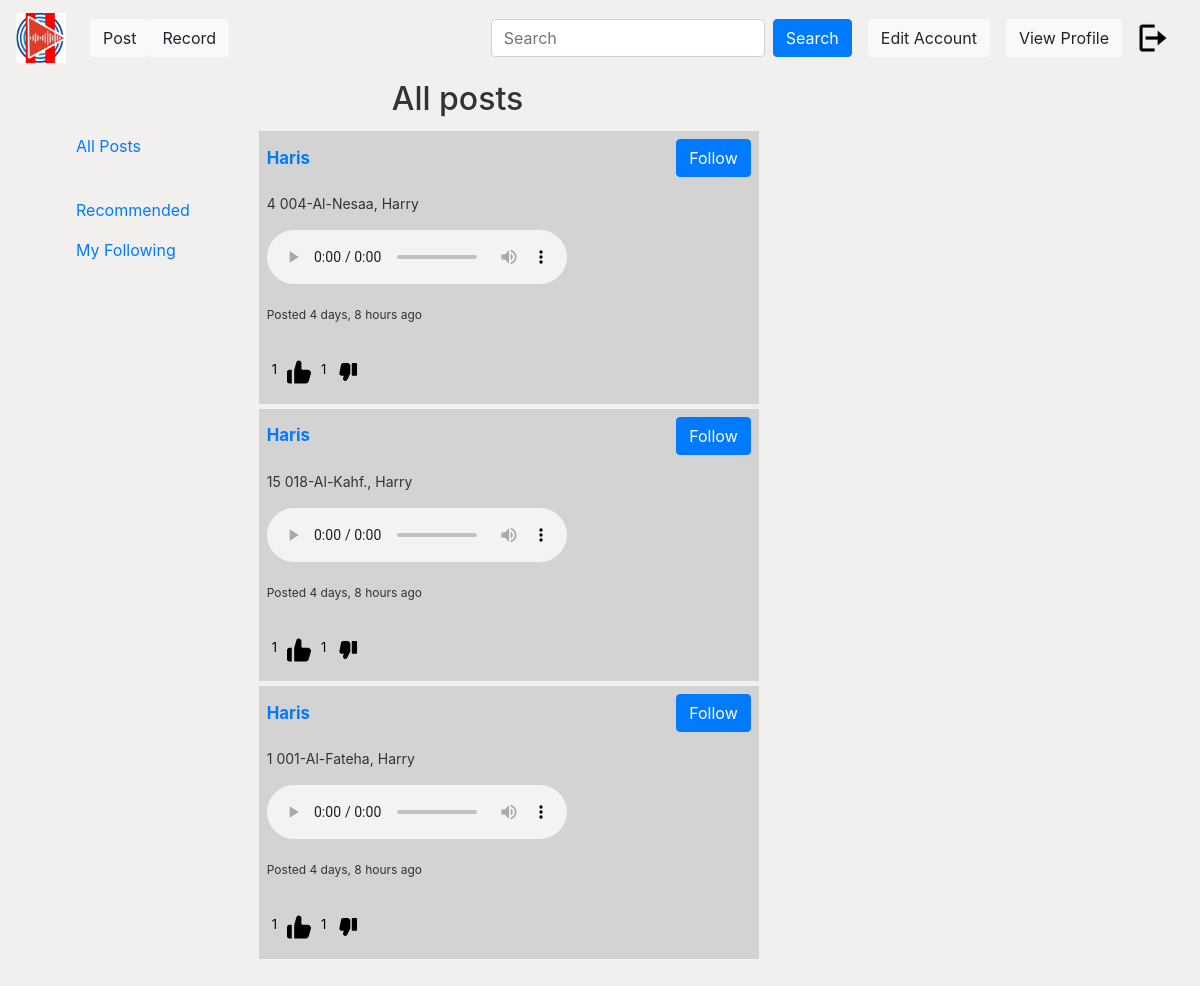
Screenshot of / (signed in) with the database file from the repository.
### user/models.py (models this page shows, shortened)
class Post(models.Model):
    juza=models.CharField(max_length=100,blank=True,null=True)
    surah= models.CharField(max_length=100,blank=True,null=True)
    reader= models.CharField(max_length=100,blank=True,null=True)
    file = models.FileField(upload_to="posts")
    content = models.TextField(max_length=1000)
    date_posted = models.DateTimeField(default=timezone.now)
    author = models.ForeignKey(User, on_delete=models.CASCADE)

### user/views.py (the view)
# urls.py: path('', views.allposts, name="allposts"),
def allposts(request):
    {'user': Account.objects.all(),
     'posts': posts
     }
    allPosts = Post.objects.annotate(
        like_count=models.Count('likes_dislikes', filter=models.Q(likes_dislikes__like=True)),
        dislike_count=models.Count('likes_dislikes', filter=models.Q(likes_dislikes__dislike=True))
    )
    return render(request, 'user/allposts.html', {'title': 'All Posts', "posts": allPosts})

### user/templates/user/allposts.html (shortened to what this page needs)
{% extends "user/base.html" %} {% block content %}
<h2 class="text-center">All posts</h2>
<div class="row">
    <div class="col-md-3">
        {% include 'user/sidebar.html' %}
    <div class="col-md-3">
        {% if posts %} {% for post in posts %}
        <div class="level-item has-text-centered "
            style="background-color: lightgray; padding: 8px; margin-top: 5px; width: 500px;">
            <p style="font-size: 14px;" class="d-flex flex-row justify-content-between ">
                <a href="{% url 'profile' post.author.id%}" class="align-content-center" style="font-size: larger;">
                  <strong>
                    {{ post.author.username | title}}
                  </strong>
                </a>
                {%if user.is_authenticated%}
                <a href="/follow/{{ post.author.id }}/" class="btn btn-primary align-left">Follow</a></p>
                {%endif%}
            <p style="font-size: 14px">
                {{ post.juza }} {{ post.surah }}, {{ post.reader }}
            </p>
            <audio controls>
                <source src="/media/{{ post.file }}" type="audio/mpeg" />
                <source src="/media/{{ post.file }}" type="audio/webm" />
            </audio>
            <div class="row">
                <div class="col-md-8">
                    <p style="font-size: 12px; margin-top: 10px">
                        Posted {{ post.date_posted|timesince }} ago
                    </p>
                </div>
                <div class="col-md-4" style="margin-top: 20px; margin-left: 20px">
                    <div class="row">
                        <a class="like-btn" data-post-id="{{ post.id }}">
                            <p id="like-count-{{ post.id }}">{{ post.like_count }}</p>
                        </a>
                        <a class="dislike-btn" data-post-id="{{ post.id }}">
                            <p id="dislike-count-{{ post.id }}">{{ post.dislike_count }}</p>
                        </a>
                    </div>
                </div>
            </div>
        </div>
        {% endfor %} {% else %}
        <p>No Post found.</p>
        {% endif %}
    </div>
    <header class="site-header">
        <nav class="navbar navbar-expand-md navbar-dark bg-steel fixed-top">
            <a class="navbar-brand mr-4" href="{% url 'site-homepage' %}">{% load static %} <img
                    src="{% static 'user/media/NewLogo_3.png' %}" class="rounded-left" alt="logo" width=50px
                    height=50px /></a>
            <a href="{% url 'post_form' %}" class="btn btn-light">Post</a>
            <a href="{% url 'record' %}" class="btn btn-light">Record</a>
            <div class="collapse navbar-collapse" id="navbarToggle">
                <form class="d-flex" role="search" action="{% url 'searchpage' %}" method="GET">
                    <input class="form-control me-2" type="search" placeholder="Search" name="q" required
                        aria-label="Search" />
                    <button class="btn btn-primary align-left ml-2" type="submit">
                        Search
                    </button>
                </form>
            </div>
            {% if user.is_authenticated %}
            <a type="button" href="{% url 'site-editacc' %}" class="btn btn-light ml-3">Edit Account</a>
            <a type="button" href="{% url 'profile' user.id %}" class="btn btn-light ml-3">View Profile</a>
            <a class="nav-item nav-link" href="{% url 'site-user-logout' %}">{% load static %} <img
                    src="{% static 'user/media/logout.png' %}" width=30px height=30px</a>
            {%else%}
            <a type="button" href="{% url 'site-user-login' %}" class="btn btn-light ml-3">Login</a>
            <a type="button" href="{% url 'site-register'  %}" class="btn btn-light ml-3">Register</a>
                {% endif%}
        </nav>
    </header>
    {% endblock content %}

### user/static/user/name.css (style rules this page uses)
body { background:#f2f0ee; color: #333333; margin-top: 5rem; }

### user/templates/user/allposts.html (style rules this page uses)
.like-btn { flex-direction: row; display: flex; }
.like-btn p { margin-right: 10px; font-size: 13px; color: black; text-decoration: none; }
.dislike-btn { flex-direction: row; display: flex; }
.dislike-btn p { margin-right: 10px; margin-left: 10px; font-size: 13px; color: black; text-decoration: none; }

### rows the page displays
Post: author.username "Haris", juza "4", surah "004-Al-Nesaa", reader "Harry", date_posted "4 days, 8 hours", like_count "1", dislike_count "1"
Post: author.username "Haris", juza "15", surah "018-Al-Kahf.", reader "Harry", date_posted "4 days, 8 hours", like_count "1", dislike_count "1"
Post: author.username "Haris", juza "1", surah "001-Al-Fateha", reader "Harry", date_posted "4 days, 8 hours", like_count "1", dislike_count "1"
